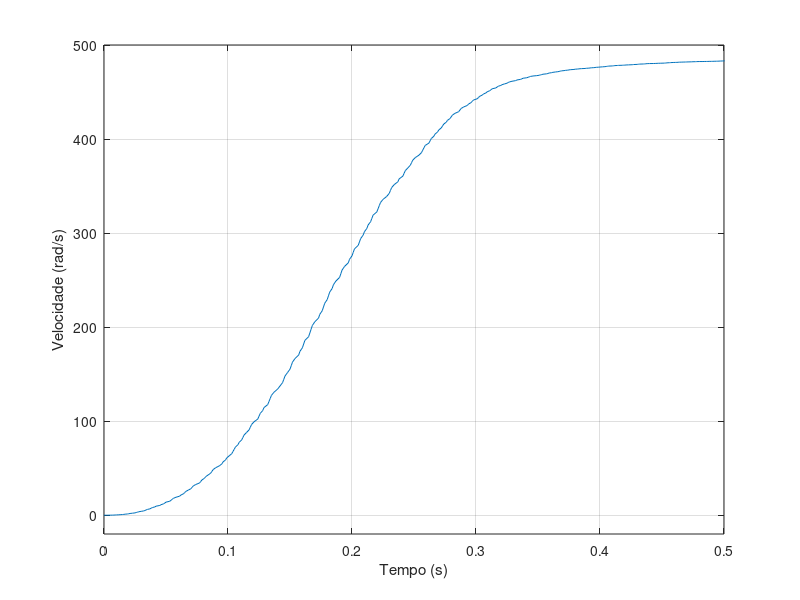

Here is the MATLAB script that generated this plot:
clear all
close all
pkg load signal

[vel, tempo] = textread('./output/outputDegrau/output2024-05-25_12-55-46.txt', "%f,%f");

janela_mediana = 100; % Tamanho da janela para o filtro de mediana
janela_media = 100; % Tamanho da janela para o filtro de média

tempo_maximo_de_plot = 5;
idx_tempo_maximo_de_plot = Inf;

for i=1:1:length(tempo)
    if tempo(i) <= tempo_maximo_de_plot + .0001 && tempo(i) >= tempo_maximo_de_plot - .0001
        idx_tempo_maximo_de_plot = i
        break
    endif
endfor

disp(idx_tempo_maximo_de_plot)

if idx_tempo_maximo_de_plot ~= Inf
    vel = vel(1:idx_tempo_maximo_de_plot)
    tempo = tempo(1:idx_tempo_maximo_de_plot)
endif

% Aplicar filtro de média
b = (1/janela_media) * ones(1, janela_media);
a = 1;
vel_filt_media = filter(b, a, vel);

figure(1)
plot(tempo, vel_filt_media);
xlim([0 .5])
ylim([-20 500])
xlabel('Tempo (s)');
ylabel('Velocidade (rad/s)');
grid on;

